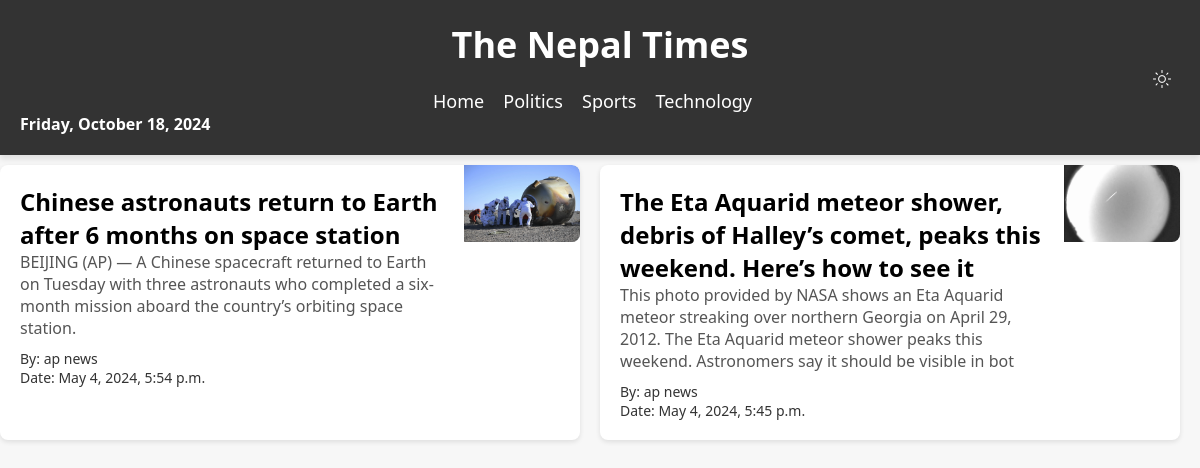
/breaking, run on an earlier commit of the app's database.
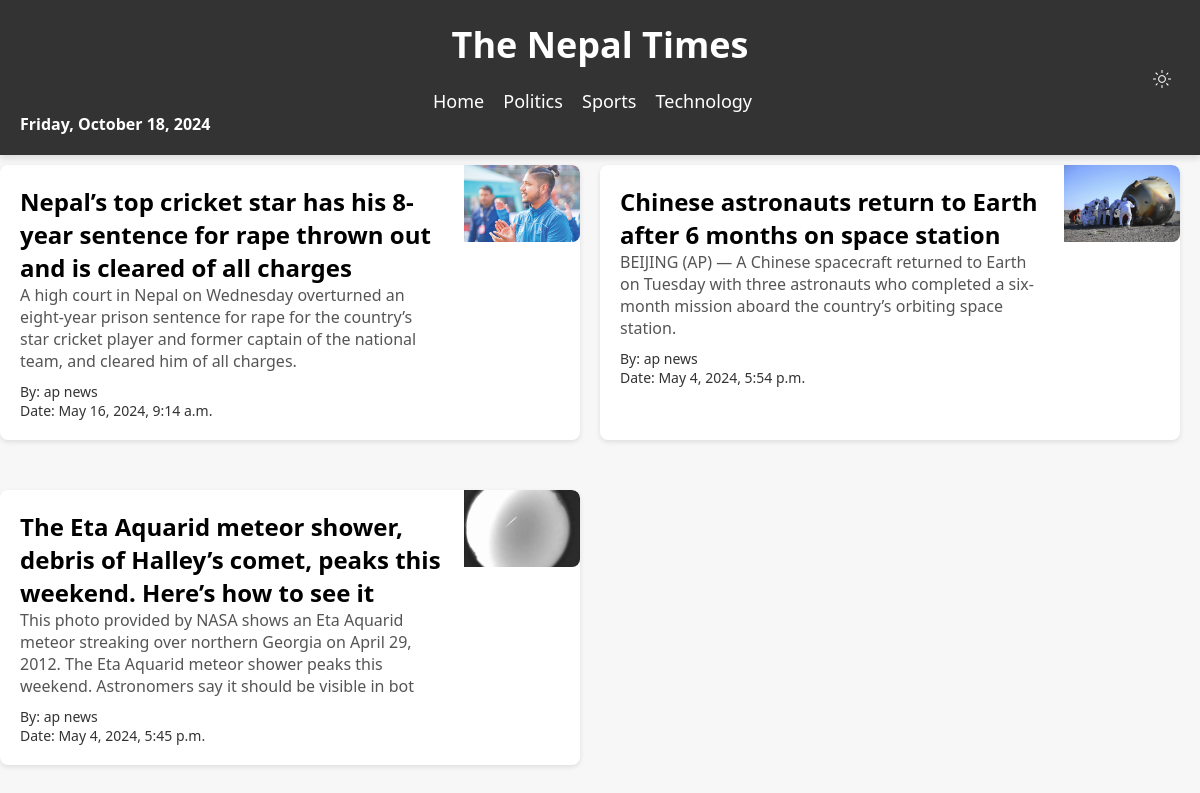
And on a later commit of the database.
### myapp/models.py (models this page shows, shortened)
class Breaking(models.Model):
    heading = models.CharField(max_length=100)
    photo = models.ImageField(upload_to='photos/')
    summary = models.CharField(max_length=200)
    description = models.TextField()
    author = models.CharField(max_length=50)
    date = models.DateTimeField()

### myapp/views.py (the view)
# urls.py: path('breaking',views.breaking, name='breaking'),
def breaking(request):
    breaking = Breaking.objects.all().order_by('-date')
    data = {
        'news_list':breaking
    }
    return render(request,'breaking.html',data)

### templates/breaking.html (shortened to what this page needs)
{% extends 'base.html' %}
{% block body %}
<!DOCTYPE html>
<html lang="en">
<head>
    <link rel="stylesheet" href="static/politics.css">
</head>
<body>
    <div class="banner">
        {% for n in news_list %}
        <div class="news-item">
            <div class="news-content">
                <h1><a href="{% url 'breaking_detail' pk=n.pk %}">{{ n.heading }}</a></h1>
                <p class="summary">{{ n.summary }}</p>
                <div class="author-date">
                    <p class="author">By: {{ n.author }}</p>
                    <p class="date">Date: {{ n.date }}</p>
                </div>
            </div>
            <div class="news-image-container">
                <img src="{{ n.photo.url }}" alt="{{ n.heading }}" class="news-image">
            </div>
        </div>
        {% endfor %}
</body>
</html>
{% endblock body %}

What changed in the data, as far as the page shows it:
added Breaking: heading "Nepal’s top cricket star has his 8-year sentence for rape thrown out and is cleared of all charges", summary "A high court in Nepal on Wednesday overturned an eight-year prison sentence for rape for the country’s star cricket player and former captain of the national team, and cleared him of all charges.", author "ap news", date "May 16, 2024, 9:14 a.m.", photo (picture)
